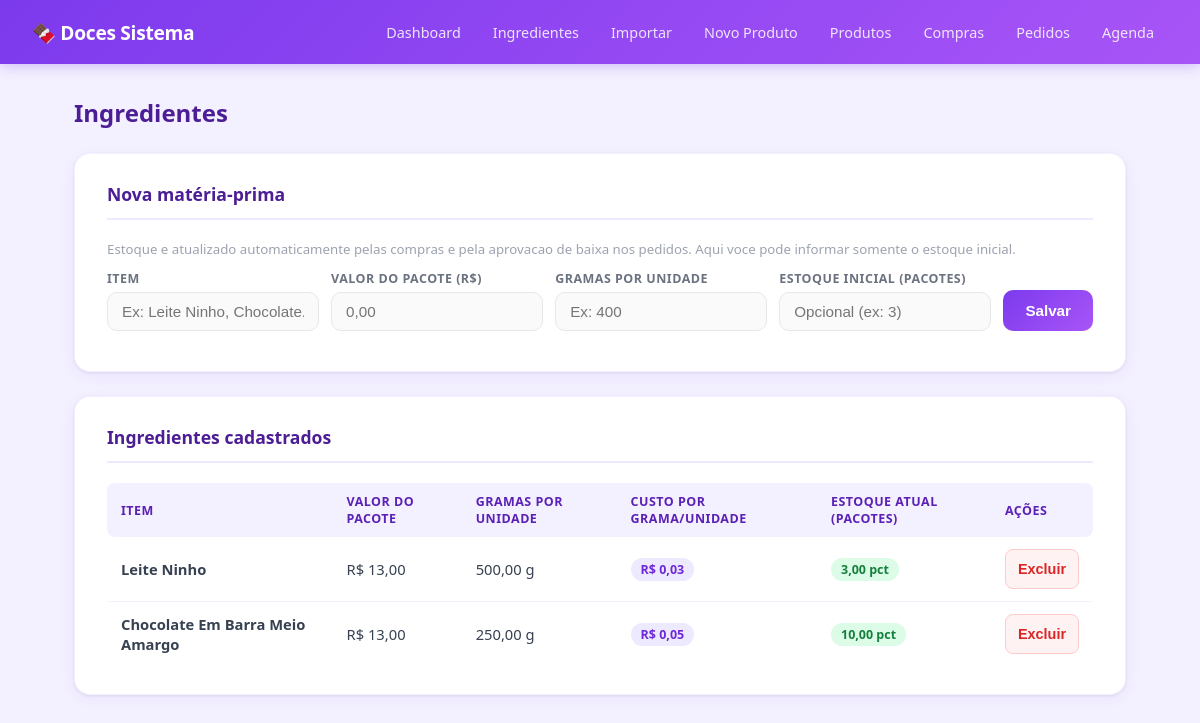
The page /ingredientes/ on the database its author committed.
### core/models.py (models this page shows, shortened)
class Ingrediente(models.Model):
    nome = models.CharField(max_length=200)
    valor_pacote = models.DecimalField(max_digits=10, decimal_places=2, default=0)
    gramas_por_unidade = models.DecimalField(max_digits=10, decimal_places=2, default=0)
    custo_unitario = models.DecimalField(max_digits=10, decimal_places=4, default=0)
    estoque_atual = models.DecimalField(max_digits=12, decimal_places=2, default=0)

### core/views.py (the view, shortened to what this page needs)
# urls.py: path('ingredientes/', ingredientes),
def ingredientes(request):
    lista = Ingrediente.objects.all()
    return render(request, "ingredientes.html", {"ingredientes": lista})

### templates/ingredientes.html (shortened to what this page needs)
{% extends "base.html" %}
{% block content %}
<h1 class="page-title">Ingredientes</h1>
<div class="card">
    <h2>Nova matéria-prima</h2>
        <p style="font-size:0.83rem; color:#9ca3af; margin-bottom:12px;">
        Estoque e atualizado automaticamente pelas compras e pela aprovacao de baixa nos pedidos.
        Aqui voce pode informar somente o estoque inicial.
        </p>
    <form method="post">
        <div class="form-row">
            <div class="form-group">
                <label>Item</label>
                <input name="nome" placeholder="Ex: Leite Ninho, Chocolate...">
            </div>
            <div class="form-group" style="max-width:220px;">
                <label>Valor do pacote (R$)</label>
                <input name="valor_pacote" type="number" step="0.01" min="0" placeholder="0,00" required>
            </div>
            <div class="form-group" style="max-width:220px;">
                <label>Gramas por unidade</label>
                <input name="gramas_por_unidade" type="number" step="0.01" min="0" placeholder="Ex: 400" required>
            </div>
            <div class="form-group" style="max-width:220px;">
                <label>Estoque inicial (pacotes)</label>
                <input name="estoque_inicial" type="number" step="0.01" min="0" placeholder="Opcional (ex: 3)">
            </div>
            <button type="submit">Salvar</button>
        </div>
    </form>
</div>
<div class="card">
    <h2>Ingredientes cadastrados</h2>
    {% if ingredientes %}
    <table>
        <thead>
            <tr>
                <th>Item</th>
                <th>Valor do pacote</th>
                <th>Gramas por unidade</th>
                <th>Custo por grama/unidade</th>
                <th>Estoque atual (pacotes)</th>
                <th>Ações</th>
            </tr>
        </thead>
        <tbody>
            {% for i in ingredientes %}
            <tr>
                <td><strong>{{ i.nome }}</strong></td>
                <td>R$ {{ i.valor_pacote|floatformat:2 }}</td>
                <td>{{ i.gramas_por_unidade }} g</td>
                <td><span class="badge badge-purple">R$ {{ i.custo_unitario|floatformat:2 }}</span></td>
                <td><span class="badge {% if i.estoque_atual > 0 %}badge-green{% else %}badge-red{% endif %}">{{ i.estoque_atual }} pct</span></td>
                <td>
                    <form method="post" action="/ingredientes/{{ i.id }}/excluir/" style="display:inline;">
                        <button class="btn-danger btn-sm" onclick="return confirm('Excluir ingrediente {{ i.nome }}?')">Excluir</button>
                    </form>
                </td>
            </tr>
            {% endfor %}
        </tbody>
    </table>
    {% else %}
    <div class="empty-state">Nenhum ingrediente cadastrado ainda.</div>
    {% endif %}
</div>
{% endblock %}

### templates/base.html (style rules this page uses)
* { box-sizing: border-box; margin: 0; padding: 0; }
body { font-family: 'Segoe UI', system-ui, -apple-system, sans-serif; background: #f3f0ff; color: #1e1b4b; min-height: 100vh; }
.card { background: white; border-radius: 16px; padding: 28px 32px; margin-bottom: 24px; box-shadow: 0 1px 3px rgba(0,0,0,0.08), 0 4px 16px rgba(124,58,237,0.06); border: 1px solid rgba(124,58,237,0.08); }
.card h2 { font-size: 1.1rem; font-weight: 700; color: #4c1d95; margin-bottom: 20px; padding-bottom: 12px; border-bottom: 2px solid #ede9fe; }
.page-title { font-size: 1.5rem; font-weight: 800; color: #4c1d95; margin-bottom: 24px; }
.form-row { display: flex; gap: 12px; flex-wrap: wrap; align-items: flex-end; margin-bottom: 12px; }
.form-group { display: flex; flex-direction: column; gap: 5px; flex: 1; min-width: 140px; }
.form-group label { font-size: 0.78rem; font-weight: 600; color: #6b7280; text-transform: uppercase; letter-spacing: 0.5px; }
input, select { padding: 10px 14px; border: 1.5px solid #e5e7eb; border-radius: 10px; font-size: 0.95rem; color: #1e1b4b; background: #fafafa; transition: border-color 0.15s, box-shadow 0.15s; outline: none; width: 100%; }
button, .btn { background: linear-gradient(135deg, #7c3aed, #a855f7); color: white; border: none; padding: 10px 22px; border-radius: 10px; font-size: 0.95rem; font-weight: 600; cursor: pointer; transition: all 0.15s; text-decoration: none; display: inline-block; white-space: nowrap; line-height: 1.4; }
.btn-sm { padding: 6px 14px; font-size: 0.82rem; }
table { width: 100%; border-collapse: collapse; font-size: 0.92rem; }
thead th { text-align: left; padding: 10px 14px; background: #f3f0ff; color: #5b21b6; font-weight: 700; font-size: 0.78rem; text-transform: uppercase; letter-spacing: 0.5px; }
thead th:first-child { border-radius: 8px 0 0 8px; }
thead th:last-child { border-radius: 0 8px 8px 0; }
tbody tr { border-bottom: 1px solid #f3f0ff; transition: background 0.1s; }
tbody tr:last-child { border-bottom: none; }
tbody td { padding: 12px 14px; color: #374151; }
.badge { display: inline-block; padding: 3px 10px; border-radius: 20px; font-size: 0.78rem; font-weight: 600; }
.badge-purple { background: #ede9fe; color: #6d28d9; }
.badge-green { background: #dcfce7; color: #15803d; }
.btn-danger { background: #fef2f2; color: #dc2626; border: 1px solid #fecaca; padding: 9px 12px; border-radius: 8px; cursor: pointer; font-size: 0.9rem; font-weight: 700; transition: all 0.15s; }

### rows shown on the page
Ingrediente: nome "Leite Ninho", valor_pacote "13,00", gramas_por_unidade "500,00", custo_unitario "0,03", estoque_atual "3,00"
Ingrediente: nome "Chocolate Em Barra Meio Amargo", valor_pacote "13,00", gramas_por_unidade "250,00", custo_unitario "0,05", estoque_atual "10,00"
